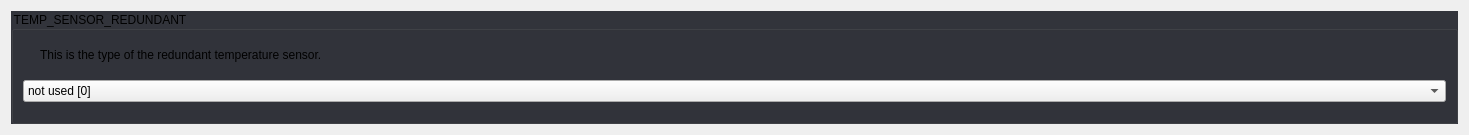
            <widget class="QWidget" name="scrollAreaWidgetContents_14">
             <property name="geometry">
              <rect>
               <x>0</x>
               <y>0</y>
               <width>1469</width>
               <height>135</height>
              </rect>
             </property>
             <property name="styleSheet">
              <string notr="true">#scrollAreaWidgetContents_14 {
	background: rgb(34, 35, 40);
}</string>
             </property>
             <layout class="QGridLayout" name="gridLayout_48">
              <property name="spacing">
               <number>10</number>
              </property>
              <item row="0" column="0">
               <widget class="QGroupBox" name="groupBox_9">
                <property name="focusPolicy">
                 <enum>Qt::StrongFocus</enum>
                </property>
                <property name="styleSheet">
                 <string notr="true">QGroupBox:!disabled {
	background: rgb(50, 52, 59);
}</string>
                </property>
                <property name="title">
                 <string>TEMP_SENSOR_REDUNDANT</string>
                </property>
                <property name="checkable">
                 <bool>false</bool>
                </property>
                <property name="checked">
                 <bool>false</bool>
                </property>
                <layout class="QGridLayout" name="gridLayout_16">
                 <property name="spacing">
                  <number>10</number>
                 </property>
                 <item row="0" column="0">
                  <widget class="QLabel" name="label_34">
                   <property name="sizePolicy">
                    <sizepolicy hsizetype="Fixed" vsizetype="Fixed">
                     <horstretch>0</horstretch>
                     <verstretch>0</verstretch>
                    </sizepolicy>
                   </property>
                   <property name="text">
                    <string/>
                   </property>
                   <property name="pixmap">
                    <pixmap resource="../resources/resources.qrc">:/info_FILL0_wght100_GRAD0_opsz20.svg</pixmap>
                   </property>
                  </widget>
                 </item>
                 <item row="0" column="1">
                  <widget class="QLabel" name="label_35">
                   <property name="text">
                    <string>This is the type of the redundant temperature sensor.</string>
                   </property>
                   <property name="wordWrap">
                    <bool>true</bool>
                   </property>
                  </widget>
                 </item>
                 <item row="1" column="0" colspan="2">
                  <widget class="Dropdown" name="uTempSensorRedundantDropdown">
                   <property name="currentIndex">
                    <number>53</number>
                   </property>
                   <item>
                    <property name="text">
                     <string>MAX31865 with Pt100/Pt1000, 2, 3, or 4-wire (only for sensors 0-1) [-5]</string>
                    </property>
                   </item>
                   <item>
                    <property name="text">
                     <string>MAX31855 with Thermocouple, -200°C to +700°C (only for sensors 0-1) [-3]</string>
                    </property>
                   </item>
                   <item>
                    <property name="text">
                     <string>MAX6675 with Thermocouple, 0°C to +700°C (only for sensors 0-1) [-2]</string>
                    </property>
                   </item>
                   <item>
                    <property name="text">
                     <string>AD8495 with Thermocouple [-4]</string>
                    </property>
                   </item>
                   <item>
                    <property name="text">
                     <string>AD595 with Thermocouple [-1]</string>
                    </property>
                   </item>
                   <item>
                    <property name="text">
                     <string>100kΩ EPCOS - Best choice for EPCOS thermistors [1]</string>
                    </property>
                   </item>
                   <item>
                    <property name="text">
                     <string>100kΩ Same as #1, but 3.3V scaled for MEGA [331]</string>
                    </property>
                   </item>
                   <item>
                    <property name="text">
                     <string>100kΩ Same as #1, but 3.3V scaled for DUE [332]</string>
                    </property>
                   </item>
                   <item>
                    <property name="text">
                     <string>200kΩ ATC Semitec 204GT-2 [2]</string>
                    </property>
                   </item>
                   <item>
                    <property name="text">
                     <string>200kΩ Copymaster 3D [202]</string>
                    </property>
                   </item>
                   <item>
                    <property name="text">
                     <string>???Ω Mendel-parts thermistor [3]</string>
                    </property>
                   </item>
                   <item>
                    <property name="text">
                     <string>10kΩ Generic Thermistor !! DO NOT use for a hotend - it gives bad resolution at high temp. !! [4]</string>
                    </property>
                   </item>
                   <item>
                    <property name="text">
                     <string>100kΩ ATC Semitec 104GT-2/104NT-4-R025H42G - Used in ParCan, J-Head, and E3D, SliceEngineering 300°C [5]</string>
                    </property>
                   </item>
                   <item>
                    <property name="text">
                     <string>100kΩ Zonestar - Tronxy X3A [501]</string>
                    </property>
                   </item>
                   <item>
                    <property name="text">
                     <string>100kΩ Zonestar - used by hot bed in Zonestar Průša P802M [502]</string>
                    </property>
                   </item>
                   <item>
                    <property name="text">
                     <string>100kΩ Zonestar (Z8XM2) Heated Bed thermistor [503]</string>
                    </property>
                   </item>
                   <item>
                    <property name="text">
                     <string>100kΩ Zonestar P802QR2 (Part# QWG-104F-B3950) Hotend Thermistor [504]</string>
                    </property>
                   </item>
                   <item>
                    <property name="text">
                     <string>100kΩ Zonestar P802QR2 (Part# QWG-104F-3950) Bed Thermistor [505]</string>
                    </property>
                   </item>
                   <item>
                    <property name="text">
                     <string>100kΩ RPW-Ultra hotend [512]</string>
                    </property>
                   </item>
                   <item>
                    <property name="text">
                     <string>100kΩ EPCOS - Not as accurate as table #1 (created using a fluke thermocouple) [6]</string>
                    </property>
                   </item>
                   <item>
                    <property name="text">
                     <string>100kΩ Honeywell 135-104LAG-J01 [7]</string>
                    </property>
                   </item>
                   <item>
                    <property name="text">
                     <string>100kΩ Honeywell 135-104LAF-J01 [71]</string>
                    </property>
                   </item>
                   <item>
                    <property name="text">
                     <string>100kΩ Vishay 0603 SMD NTCS0603E3104FXT [8]</string>
                    </property>
                   </item>
                   <item>
                    <property name="text">
                     <string>100kΩ GE Sensing AL03006-58.2K-97-G1 [9]</string>
                    </property>
                   </item>
                   <item>
                    <property name="text">
                     <string>100kΩ RS PRO 198-961 [10]</string>
                    </property>
                   </item>
                   <item>
                    <property name="text">
                     <string>100kΩ Keenovo AC silicone mats, most Wanhao i3 machines - beta 3950, 1% [11]</string>
                    </property>
                   </item>
                   <item>
                    <property name="text">
                     <string>100kΩ Vishay 0603 SMD NTCS0603E3104FXT (#8) - calibrated for Makibox hot bed [12]</string>
                    </property>
                   </item>
                   <item>
                    <property name="text">
                     <string>100kΩ Hisens up to 300°C - for &quot;Simple ONE&quot; &amp; &quot;All In ONE&quot; hotend - beta 3950, 1% [13]</string>
                    </property>
                   </item>
                   <item>
                    <property name="text">
                     <string>100kΩ Calibrated for JGAurora A5 hotend [15]</string>
                    </property>
                   </item>
                   <item>
                    <property name="text">
                     <string>200kΩ ATC Semitec 204GT-2 Dagoma.Fr - MKS_Base_DKU001327 [18]</string>
                    </property>
                   </item>
                   <item>
                    <property name="text">
                     <string>100kΩ GTM32 Pro vB - hotend - 4.7kΩ pullup to 3.3V and 220Ω to analog input [22]</string>
                    </property>
                   </item>
                   <item>
                    <property name="text">
                     <string>100kΩ GTM32 Pro vB - bed - 4.7kΩ pullup to 3.3v and 220Ω to analog input [23]</string>
                    </property>
                   </item>
                   <item>
                    <property name="text">
                     <string>100kΩ Kis3d Silicone heating mat 200W/300W with 6mm precision cast plate (EN AW 5083) NTC100K - beta 3950 [30]</string>
                    </property>
                   </item>
                   <item>
                    <property name="text">
                     <string>100kΩ Maker's Tool Works Kapton Bed Thermistor - beta 3950 [60]</string>
                    </property>
                   </item>
                   <item>
                    <property name="text">
                     <string>100kΩ Formbot/Vivedino 350°C Thermistor - beta 3950 [61]</string>
                    </property>
                   </item>
                   <item>
                    <property name="text">
                     <string>4.7MΩ Dyze Design / Trianglelab T-D500 500°C High Temperature Thermistor [66]</string>
                    </property>
                   </item>
                   <item>
                    <property name="text">
                     <string>500kΩ SliceEngineering 450°C Thermistor [67]</string>
                    </property>
                   </item>
                   <item>
                    <property name="text">
                     <string>PT100 amplifier board from Dyze Design [68]</string>
                    </property>
                   </item>
                   <item>
                    <property name="text">
                     <string>100kΩ bq Hephestos 2 [70]</string>
                    </property>
                   </item>
                   <item>
                    <property name="text">
                     <string>100kΩ Generic Silicon Heat Pad with NTC100K MGB18-104F39050L32 [75]</string>
                    </property>
                   </item>
                   <item>
                    <property name="text">
                     <string>100kΩ Ultimachine Rambo TDK NTCG104LH104KT1 NTC100K motherboard Thermistor [2000]</string>
                    </property>
                   </item>
                   <item>
                    <property name="text">
                     <string>100kΩ EPCOS (1kΩ pullup) [51]</string>
                    </property>
                   </item>
                   <item>
                    <property name="text">
                     <string>200kΩ ATC Semitec 204GT-2 (1kΩ pullup) [52]</string>
                    </property>
                   </item>
                   <item>
                    <property name="text">
                     <string>100kΩ ATC Semitec 104GT-2 - Used in ParCan &amp; J-Head (1kΩ pullup) [55]</string>
                    </property>
                   </item>
                   <item>
                    <property name="text">
                     <string>100kΩ Found on some Wanhao i3 machines with a 10kΩ pull-up resistor [99]</string>
                    </property>
                   </item>
                   <item>
                    <property name="text">
                     <string>Pt100 with 1kΩ pullup (atypical) [110]</string>
                    </property>
                   </item>
                   <item>
                    <property name="text">
                     <string>Pt100 with 4.7kΩ pullup [147]</string>
                    </property>
                   </item>
                   <item>
                    <property name="text">
                     <string>Pt1000 with 1kΩ pullup (atypical) [1010]</string>
                    </property>
                   </item>
                   <item>
                    <property name="text">
                     <string>Pt1000 with 2.2kΩ pullup [1022]</string>
                    </property>
                   </item>
                   <item>
                    <property name="text">
                     <string>Pt1000 with 4.7kΩ pullup (E3D) [1047]</string>
                    </property>
                   </item>
                   <item>
                    <property name="text">
                     <string>Pt100 with circuit in the Ultimainboard V2.x with mainboard ADC reference voltage = INA826 amplifier-board supply voltage. [20]</string>
                    </property>
                   </item>
                   <item>
                    <property name="text">
                     <string>Pt100 with circuit in the Ultimainboard V2.x with 3.3v ADC reference voltage (STM32, LPC176x....) and 5V INA826 amplifier board supply. [21]</string>
                    </property>
                   </item>
                   <item>
                    <property name="text">
                     <string>Pt100 with circuit in Overlord, similar to Ultimainboard V2.x [201]</string>
                    </property>
                   </item>
                   <item>
                    <property name="text">
                     <string>not used [0]</string>
                    </property>
                   </item>
                   <item>
                    <property name="text">
                     <string>Custom - Specify parameters in Configuration_adv.h [1000]</string>
                    </property>
                   </item>
                   <item>
                    <property name="text">
                     <string>Dummy Table that ALWAYS reads 25°C or the temperature defined below. [998]</string>
                    </property>
                   </item>
                   <item>
                    <property name="text">
                     <string>Dummy Table that ALWAYS reads 100°C or the temperature defined below. [999]</string>
                    </property>
                   </item>
                  </widget>
                 </item>
                </layout>
               </widget>
              </item>
             </layout>
            </widget>
